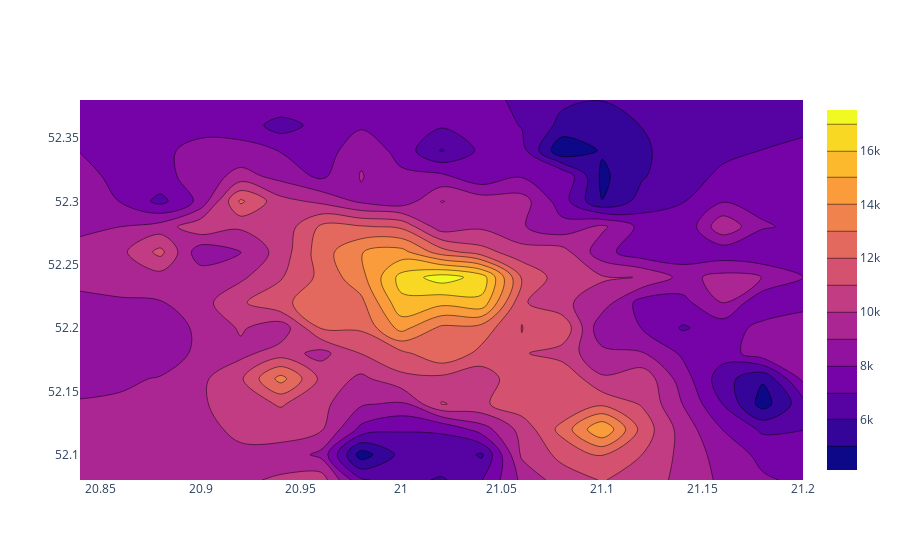

Notebook code cell kept with this figure:
### Code cell
fig = go.Figure(data =
    go.Contour(
        z=df_piv.values,
        y=df_piv.index,
        x=df_piv.columns,
        connectgaps=True
    ))
fig.show()

### Figure 1 — Plotly figure (JSON) as saved in the notebook; plotly's stock layout.template omitted (floating-point values rounded to 4 significant figures; data arrays with more than 128 entries replaced by an {"elided": "..."} marker saying what was removed)
{"data": [{"connectgaps": true, "type": "contour", "x": [20.84, 20.86, 20.88, 20.9, 20.92, 20.94, 20.96, 20.98, 21, 21.02, 21.04, 21.06, 21.08, 21.1, 21.12, 21.14, 21.16, 21.18, 21.2], "y": [52.08, 52.1, 52.12, 52.14, 52.16, 52.18, 52.2, 52.22, 52.24, 52.26, 52.28, 52.3, 52.32, 52.34, 52.36, 52.38], "z": {"elided": "16x19 float values"}}], "layout": {}}
